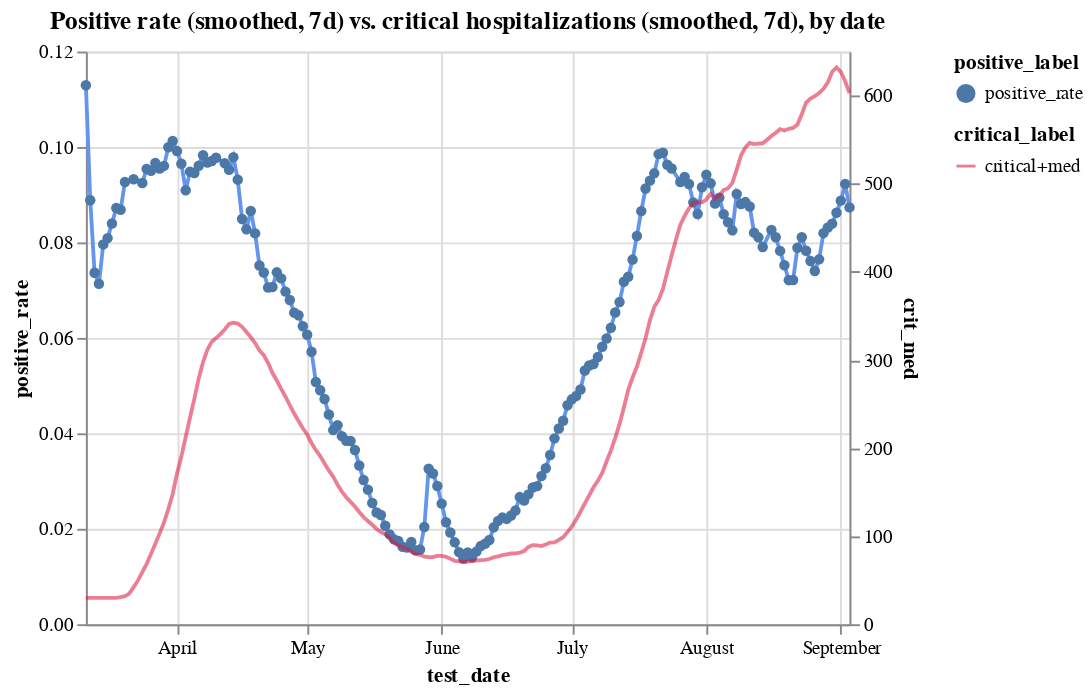

Source (notebook cell):
### Code cell
c1 = alt.Chart(hos_and_rate[hos_and_rate.positive_rate<0.115]
               .assign(positive_rate = lambda x: x.positive_rate.ewm(span=7).mean())
               .assign(positive_label ='positive_rate')).mark_line(color='cornflowerblue').encode(
    x='test_date',
    y='positive_rate',
    tooltip=['test_date', 'positive_rate'],
    shape='positive_label'
)
c2 = alt.Chart(hos_and_rate
               .assign(critical_label='critical+med')
               .assign(crit_med = lambda x: (x.critical+x.medium).ewm(span=7).mean())
              ).mark_line(color='crimson').encode(
    x='test_date',
    y='crit_med',
    tooltip=['test_date', 'critical'],
    opacity='critical_label'
)


alt.layer(c1, c2).resolve_scale(y='independent').properties(title='Positive rate (smoothed, 7d) vs. critical hospitalizations (smoothed, 7d), by date')

### Figure 1 — Vega-Lite specification as saved in the notebook (floating-point values rounded to 4 significant figures; data arrays with more than 128 entries replaced by an {"elided": "..."} marker saying what was removed)
{"config": {"view": {"continuousWidth": 400, "continuousHeight": 300}}, "layer": [{"data": {"name": "data-42929e38d4786d170d6048c88f71bd9c"}, "mark": {"type": "line", "color": "cornflowerblue"}, "encoding": {"shape": {"type": "nominal", "field": "positive_label"}, "tooltip": [{"type": "temporal", "field": "test_date"}, {"type": "quantitative", "field": "positive_rate"}], "x": {"type": "temporal", "field": "test_date"}, "y": {"type": "quantitative", "field": "positive_rate"}}}, {"data": {"name": "data-f03fb0fe42d29c62fd1cf4b982df1252"}, "mark": {"type": "line", "color": "crimson"}, "encoding": {"opacity": {"type": "nominal", "field": "critical_label"}, "tooltip": [{"type": "temporal", "field": "test_date"}, {"type": "quantitative", "field": "critical"}], "x": {"type": "temporal", "field": "test_date"}, "y": {"type": "quantitative", "field": "crit_med"}}}], "resolve": {"scale": {"y": "independent"}}, "title": "Positive rate (smoothed, 7d) vs. critical hospitalizations (smoothed, 7d), by date", "$schema": "https://vega.github.io/schema/vega-lite/v4.8.1.json", "datasets": {"data-42929e38d4786d170d6048c88f71bd9c": {"elided": "172 records"}, "data-f03fb0fe42d29c62fd1cf4b982df1252": {"elided": "177 records"}}}
